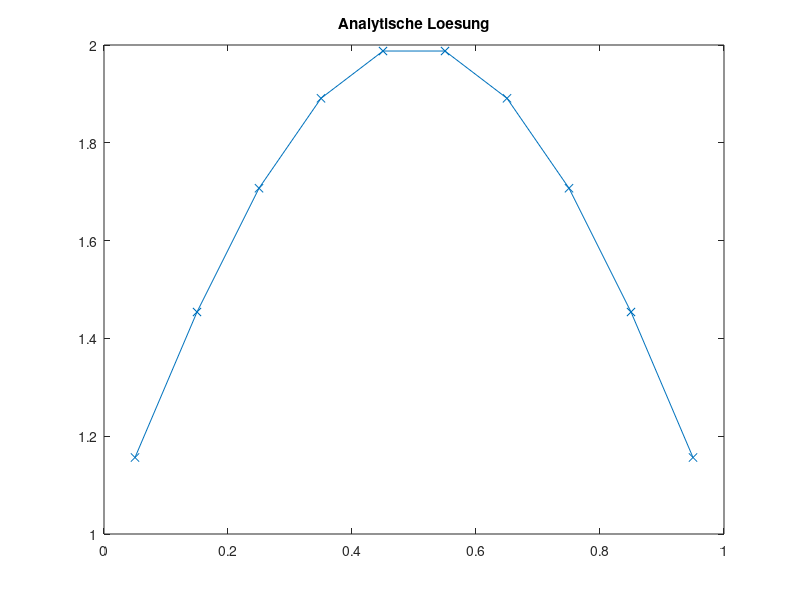
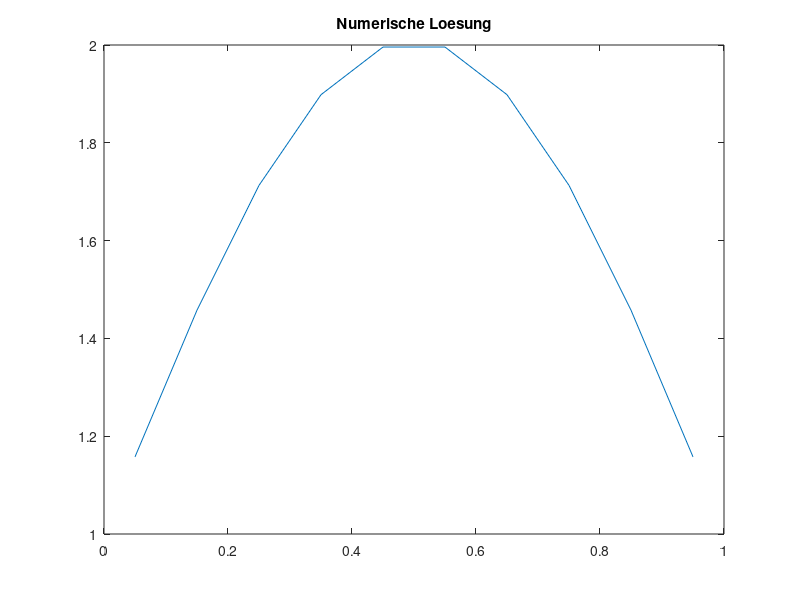

These figures' MATLAB source, in order:
clc
clear all
close all

SOL=@(x) sin(pi*x)+1;
MSOL=@(x)-pi^2*sin(pi*x)
DIF=1.0;
XMIN=0.0;
XMAX=1.0;

N=10; % KV's

X = linspace(XMIN, XMAX, N+1);
XC = (X(1:N)+X(2:N+1))/2;
XCR = [XMIN, XC, XMAX];

%%% ANALYTISCHE LÖSUNG
Z = zeros(1, N);
for I=1:N
  Z(I)=SOL(XC(I));
end

figure(1)
plot(XC, Z, 'x-');
title('Analytische Loesung')

%%% FVM Lösung

% Randbedingungen
RBE = SOL(XMAX);
RBW = SOL(XMIN);

% Koeffizienten speichern
AP = zeros(1, N);
AE = zeros(1, N);
AW = zeros(1, N);

for I=1:N
  DX = X(I+1)-X(I);

  DXE = XCR(I+2)-XCR(I+1);
  DXW = XCR(I+1)-XCR(I);

  AE(I) = DIF/(DXE*DX);
  AW(I) = DIF/(DXW*DX);

  AP(I) = -AE(I)-AW(I);
end

% Gesamtgleichungssystem aufstellen
A = zeros(N);
b = zeros(N,1);

for I=1:N
  b(I) = MSOL(XC(I));

  % Hauptdiagonale
  A(I,I) = AP(I);

  % Westliche Nebendiagonale
  if mod(I,N)==1
    b(I) = b(I)-AW(I)*RBW;
  else
    A(I, I-1) = AW(I);
  end

  % Östliche Nebendiagonale
  if mod(I,N)==0
    b(I) = b(I)-AE(I)*RBE;
  else
    A(I, I+1) = AE(I);
  end
end

t=A\b;

figure(2)
plot(XC, t);
title('Numerische Loesung')
